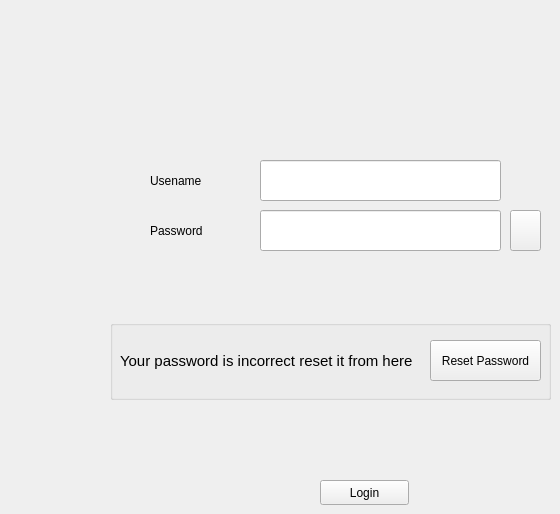
    <widget class="QWidget" name="tab_21">
     <attribute name="title">
      <string>Login</string>
     </attribute>
     <widget class="QPushButton" name="pushButton_39">
      <property name="geometry">
       <rect>
        <x>320</x>
        <y>480</y>
        <width>89</width>
        <height>25</height>
       </rect>
      </property>
      <property name="text">
       <string>Login</string>
      </property>
     </widget>
     <widget class="QLabel" name="label_47">
      <property name="geometry">
       <rect>
        <x>150</x>
        <y>210</y>
        <width>91</width>
        <height>41</height>
       </rect>
      </property>
      <property name="text">
       <string>Password</string>
      </property>
     </widget>
     <widget class="QLineEdit" name="lineEdit_40">
      <property name="geometry">
       <rect>
        <x>260</x>
        <y>160</y>
        <width>241</width>
        <height>41</height>
       </rect>
      </property>
     </widget>
     <widget class="QLabel" name="label_58">
      <property name="geometry">
       <rect>
        <x>150</x>
        <y>160</y>
        <width>91</width>
        <height>41</height>
       </rect>
      </property>
      <property name="text">
       <string>Usename</string>
      </property>
     </widget>
     <widget class="QLineEdit" name="lineEdit_41">
      <property name="geometry">
       <rect>
        <x>260</x>
        <y>210</y>
        <width>241</width>
        <height>41</height>
       </rect>
      </property>
      <property name="echoMode">
       <enum>QLineEdit::Password</enum>
      </property>
     </widget>
     <widget class="QGroupBox" name="groupBox_7">
      <property name="geometry">
       <rect>
        <x>110</x>
        <y>320</y>
        <width>441</width>
        <height>80</height>
       </rect>
      </property>
      <property name="title">
       <string/>
      </property>
      <widget class="QLabel" name="label_59">
       <property name="geometry">
        <rect>
         <x>10</x>
         <y>20</y>
         <width>311</width>
         <height>41</height>
        </rect>
       </property>
       <property name="font">
        <font>
         <pointsize>11</pointsize>
        </font>
       </property>
       <property name="text">
        <string>Your password is incorrect reset it from here</string>
       </property>
      </widget>
      <widget class="QPushButton" name="pushButton_41">
       <property name="geometry">
        <rect>
         <x>320</x>
         <y>20</y>
         <width>111</width>
         <height>41</height>
        </rect>
       </property>
       <property name="text">
        <string>Reset Password</string>
       </property>
      </widget>
     </widget>
     <widget class="QPushButton" name="pushButton_47">
      <property name="geometry">
       <rect>
        <x>510</x>
        <y>210</y>
        <width>31</width>
        <height>41</height>
       </rect>
      </property>
      <property name="text">
       <string/>
      </property>
      <property name="icon">
       <iconset resource="icons.qrc">
        <normaloff>:/icons/eye.png</normaloff>:/icons/eye.png</iconset>
      </property>
      <property name="iconSize">
       <size>
        <width>25</width>
        <height>25</height>
       </size>
      </property>
     </widget>
    </widget>
